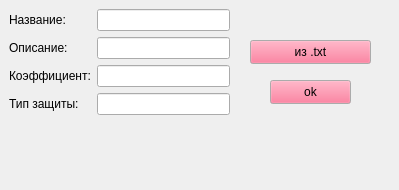
<?xml version="1.0" encoding="UTF-8"?>
<ui version="4.0">
 <class>Program1Window</class>
 <widget class="QMainWindow" name="Program1Window">
  <property name="geometry">
   <rect>
    <x>0</x>
    <y>0</y>
    <width>399</width>
    <height>190</height>
   </rect>
  </property>
  <property name="windowTitle">
   <string>Программа 1</string>
  </property>
  <widget class="QWidget" name="centralwidget">
   <widget class="QPushButton" name="btnLoadTxt">
    <property name="geometry">
     <rect>
      <x>250</x>
      <y>40</y>
      <width>121</width>
      <height>24</height>
     </rect>
    </property>
    <property name="palette">
     <palette>
      <active>
       <colorrole role="Button">
        <brush brushstyle="SolidPattern">
         <color alpha="255">
          <red>255</red>
          <green>85</green>
          <blue>127</blue>
         </color>
        </brush>
       </colorrole>
      </active>
      <inactive>
       <colorrole role="Button">
        <brush brushstyle="SolidPattern">
         <color alpha="255">
          <red>255</red>
          <green>85</green>
          <blue>127</blue>
         </color>
        </brush>
       </colorrole>
      </inactive>
      <disabled>
       <colorrole role="Button">
        <brush brushstyle="SolidPattern">
         <color alpha="255">
          <red>255</red>
          <green>85</green>
          <blue>127</blue>
         </color>
        </brush>
       </colorrole>
      </disabled>
     </palette>
    </property>
    <property name="text">
     <string>из .txt</string>
    </property>
   </widget>
   <widget class="QPushButton" name="btnSaveJson">
    <property name="geometry">
     <rect>
      <x>270</x>
      <y>80</y>
      <width>81</width>
      <height>24</height>
     </rect>
    </property>
    <property name="palette">
     <palette>
      <active>
       <colorrole role="Button">
        <brush brushstyle="SolidPattern">
         <color alpha="255">
          <red>255</red>
          <green>85</green>
          <blue>127</blue>
         </color>
        </brush>
       </colorrole>
      </active>
      <inactive>
       <colorrole role="Button">
        <brush brushstyle="SolidPattern">
         <color alpha="255">
          <red>255</red>
          <green>85</green>
          <blue>127</blue>
         </color>
        </brush>
       </colorrole>
      </inactive>
      <disabled>
       <colorrole role="Button">
        <brush brushstyle="SolidPattern">
         <color alpha="255">
          <red>255</red>
          <green>85</green>
          <blue>127</blue>
         </color>
        </brush>
       </colorrole>
      </disabled>
     </palette>
    </property>
    <property name="text">
     <string>ok</string>
    </property>
   </widget>
   <widget class="QWidget" name="layoutWidget">
    <property name="geometry">
     <rect>
      <x>9</x>
      <y>9</y>
      <width>221</width>
      <height>141</height>
     </rect>
    </property>
    <layout class="QFormLayout" name="formLayout">
     <item row="0" column="0">
      <widget class="QLabel" name="labelName">
       <property name="text">
        <string>Название:</string>
       </property>
      </widget>
     </item>
     <item row="0" column="1">
      <widget class="QLineEdit" name="nameEdit"/>
     </item>
     <item row="1" column="0">
      <widget class="QLabel" name="labelDesc">
       <property name="text">
        <string>Описание:</string>
       </property>
      </widget>
     </item>
     <item row="1" column="1">
      <widget class="QLineEdit" name="descEdit"/>
     </item>
     <item row="2" column="0">
      <widget class="QLabel" name="labelProt">
       <property name="text">
        <string>Коэффициент:</string>
       </property>
      </widget>
     </item>
     <item row="3" column="0">
      <widget class="QLabel" name="labelType">
       <property name="text">
        <string>Тип защиты:</string>
       </property>
      </widget>
     </item>
     <item row="2" column="1">
      <widget class="QLineEdit" name="protEdit"/>
     </item>
     <item row="3" column="1">
      <widget class="QLineEdit" name="typeEdit"/>
     </item>
    </layout>
   </widget>
  </widget>
 </widget>
 <resources/>
 <connections/>
</ui>
